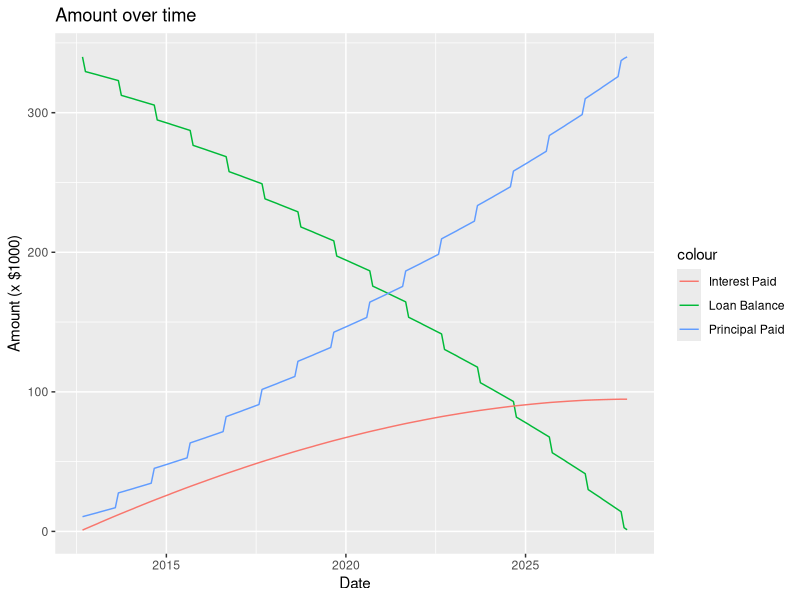

This chart was generated by the following R code:
## ---- chunk 1
suppressWarnings(suppressMessages(library(lubridate)))
suppressWarnings(suppressMessages(library(ggplot2)))
## ---- chunk 2
calcMortgagePayment <- function(apr,loan,term) {
    c <- apr/100/12   # APR per month
    n <- term*12      # loan term in months
    
    numerator   <- loan * c * (1 + c)^n
    denominator <- (1 + c)^n - 1
    
    P <- round(numerator/denominator,2)
    
    P
}
## ---- chunk 3
apr  <- 3.375
loan <- 340000
term <- 30
calcMortgagePayment (apr,loan,term)
## ---- chunk 4
calcAmortizationScheduleWithYearlyPrincipal <- function(apr,loan,term,addPrincip,monthBegin=0) {
    n <- term*12      # loan term in months
    yp <- 0 # mp is yearly principal
    balance <- loan
    P <- calcMortgagePayment(apr,loan,term)
    
    
    outputList <- list()
    
    cumInterest  <- 0
    cumPrincipal <- 0
    
    for (i in seq(1,n)) {
        
        if ( i >= monthBegin & i%%12 == 1 ) yp <- addPrincip
        else yp <- 0
        
        I <- calcInterestPaymentOnBalance (apr,balance)
        
        if (P-I < balance & P+yp-I > balance) {
            yp <- balance - (P-I)
        }
        if (P-I >= balance) {
            P <- balance + I
            yp <- 0
        }
        
        I  <- round(I,2)
        P  <- round(P,2)
        yp <- round(yp,2)
        balance <- round(balance,2)
        
        balance0 <- balance
        balance <- balance + I - (P + yp)
        
        cumInterest  <- cumInterest  + I
        cumPrincipal <- cumPrincipal + P+yp-I
        
        outputList[[i]] <- c(balance0,i,I,P-I,P,yp,P+yp,cumInterest,cumPrincipal)
        
        if (balance^2 < 0.001) break
    }
    
    output <- as.data.frame(do.call("rbind",outputList))
    names(output) <- c("Principal.Balance","Month.Number","Interest.Payment",
                       "Principal.Payment","Mortgage.Payment","Additional.Payment",
                       "Total.Payment","Cummulative.Interest","Cummulative.Principal")
    
    output
}

addDateColumnToSchedule <- function(amortizationSchedule,startDate) {
    
    startDate <- as.Date(startDate)
    dateVec <- startDate %m+% months(seq(0,nrow(amortizationSchedule)-1))
    
    newSchedule <- cbind(dateVec,amortizationSchedule)
    
    colnames(newSchedule)[1] <- "dates"
    
    newSchedule
}

calcInterestPaymentOnBalance <- function(apr,balance) {
    c <- apr/100/12   # APR per month
    I <- balance*c
    I
}
## ---- chunk 5
startDate <- as.Date("2012-08-31")
## ---- chunk 6
d <- calcAmortizationScheduleWithYearlyPrincipal(apr,loan,term,10000)
## ---- chunk 7
d <- addDateColumnToSchedule(d,startDate)
g <- ggplot(d,aes(x = dates, y = Principal.Balance/1000, color="Loan Balance")) + 
     geom_line() + 
     geom_line(aes(x = dates, y = Cummulative.Principal/1000, color="Principal Paid")) +
     geom_line(aes(x = dates, y = Cummulative.Interest/1000, color="Interest Paid")) +
     labs(x = "Date",y = "Amount (x $1000)",title = "Amount over time") + 
     theme(plot.background = element_rect(fill = "transparent",colour = NA))

plot(g)
